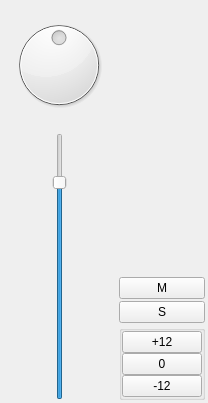
<?xml version="1.0" encoding="UTF-8"?>
<ui version="4.0">
 <class>BaseTrackView</class>
 <widget class="QWidget" name="BaseTrackView">
  <property name="geometry">
   <rect>
    <x>0</x>
    <y>0</y>
    <width>208</width>
    <height>403</height>
   </rect>
  </property>
  <property name="sizePolicy">
   <sizepolicy hsizetype="Maximum" vsizetype="Expanding">
    <horstretch>0</horstretch>
    <verstretch>1</verstretch>
   </sizepolicy>
  </property>
  <property name="windowTitle">
   <string>Form</string>
  </property>
  <property name="styleSheet">
   <string notr="true"/>
  </property>
  <layout class="QVBoxLayout" name="mainLayout">
   <property name="spacing">
    <number>3</number>
   </property>
   <property name="leftMargin">
    <number>3</number>
   </property>
   <property name="topMargin">
    <number>3</number>
   </property>
   <property name="rightMargin">
    <number>3</number>
   </property>
   <property name="bottomMargin">
    <number>3</number>
   </property>
   <item>
    <widget class="QWidget" name="mainWidget" native="true">
     <property name="sizePolicy">
      <sizepolicy hsizetype="Preferred" vsizetype="MinimumExpanding">
       <horstretch>0</horstretch>
       <verstretch>1</verstretch>
      </sizepolicy>
     </property>
     <layout class="QHBoxLayout" name="horizontalLayout">
      <property name="spacing">
       <number>3</number>
      </property>
      <property name="leftMargin">
       <number>0</number>
      </property>
      <property name="topMargin">
       <number>12</number>
      </property>
      <property name="rightMargin">
       <number>0</number>
      </property>
      <property name="bottomMargin">
       <number>0</number>
      </property>
      <item>
       <widget class="QWidget" name="leftWidget" native="true">
        <layout class="QGridLayout" name="gridLayout_2">
         <property name="leftMargin">
          <number>0</number>
         </property>
         <property name="topMargin">
          <number>0</number>
         </property>
         <property name="rightMargin">
          <number>0</number>
         </property>
         <property name="bottomMargin">
          <number>0</number>
         </property>
         <property name="horizontalSpacing">
          <number>0</number>
         </property>
         <item row="2" column="1" alignment="Qt::AlignHCenter">
          <widget class="QSlider" name="levelSlider">
           <property name="sizePolicy">
            <sizepolicy hsizetype="Fixed" vsizetype="Expanding">
             <horstretch>1</horstretch>
             <verstretch>1</verstretch>
            </sizepolicy>
           </property>
           <property name="cursor">
            <cursorShape>PointingHandCursor</cursorShape>
           </property>
           <property name="accessibleDescription">
            <string>This is the volume slider, Moove up to increase the volume or down to decrease it </string>
           </property>
           <property name="maximum">
            <number>120</number>
           </property>
           <property name="value">
            <number>100</number>
           </property>
           <property name="orientation">
            <enum>Qt::Vertical</enum>
           </property>
           <property name="tickPosition">
            <enum>QSlider::NoTicks</enum>
           </property>
           <property name="tickInterval">
            <number>0</number>
           </property>
          </widget>
         </item>
         <item row="1" column="0" colspan="2">
          <spacer name="panSpacer">
           <property name="orientation">
            <enum>Qt::Vertical</enum>
           </property>
           <property name="sizeType">
            <enum>QSizePolicy::Fixed</enum>
           </property>
           <property name="sizeHint" stdset="0">
            <size>
             <width>20</width>
             <height>12</height>
            </size>
           </property>
          </spacer>
         </item>
         <item row="0" column="0" colspan="2">
          <widget class="QWidget" name="panPanel" native="true">
           <property name="styleSheet">
            <string notr="true"/>
           </property>
           <layout class="QGridLayout" name="gridLayout">
            <property name="leftMargin">
             <number>0</number>
            </property>
            <property name="topMargin">
             <number>0</number>
            </property>
            <property name="rightMargin">
             <number>0</number>
            </property>
            <property name="bottomMargin">
             <number>0</number>
            </property>
            <property name="spacing">
             <number>0</number>
            </property>
            <item row="1" column="1" alignment="Qt::AlignRight">
             <widget class="QLabel" name="labelPanL">
              <property name="sizePolicy">
               <sizepolicy hsizetype="MinimumExpanding" vsizetype="Preferred">
                <horstretch>0</horstretch>
                <verstretch>0</verstretch>
               </sizepolicy>
              </property>
              <property name="minimumSize">
               <size>
                <width>26</width>
                <height>0</height>
               </size>
              </property>
              <property name="maximumSize">
               <size>
                <width>32</width>
                <height>16777215</height>
               </size>
              </property>
              <property name="text">
               <string>L</string>
              </property>
              <property name="alignment">
               <set>Qt::AlignLeading|Qt::AlignLeft|Qt::AlignVCenter</set>
              </property>
             </widget>
            </item>
            <item row="1" column="2" alignment="Qt::AlignLeft">
             <widget class="QLabel" name="labelPanR">
              <property name="sizePolicy">
               <sizepolicy hsizetype="MinimumExpanding" vsizetype="Preferred">
                <horstretch>0</horstretch>
                <verstretch>0</verstretch>
               </sizepolicy>
              </property>
              <property name="minimumSize">
               <size>
                <width>26</width>
                <height>0</height>
               </size>
              </property>
              <property name="maximumSize">
               <size>
                <width>32</width>
                <height>16777215</height>
               </size>
              </property>
              <property name="text">
               <string>R</string>
              </property>
              <property name="alignment">
               <set>Qt::AlignRight|Qt::AlignTrailing|Qt::AlignVCenter</set>
              </property>
             </widget>
            </item>
            <item row="0" column="1" rowspan="2" colspan="2" alignment="Qt::AlignHCenter">
             <widget class="QDial" name="panSlider">
              <property name="cursor">
               <cursorShape>PointingHandCursor</cursorShape>
              </property>
              <property name="accessibleDescription">
               <string>This is the Pan knob</string>
              </property>
              <property name="minimum">
               <number>-4</number>
              </property>
              <property name="maximum">
               <number>4</number>
              </property>
              <property name="pageStep">
               <number>1</number>
              </property>
              <property name="tracking">
               <bool>false</bool>
              </property>
              <property name="wrapping">
               <bool>false</bool>
              </property>
              <property name="notchesVisible">
               <bool>false</bool>
              </property>
             </widget>
            </item>
           </layout>
          </widget>
         </item>
        </layout>
       </widget>
      </item>
      <item>
       <widget class="QWidget" name="rightWidget" native="true">
        <property name="sizePolicy">
         <sizepolicy hsizetype="Maximum" vsizetype="Preferred">
          <horstretch>0</horstretch>
          <verstretch>0</verstretch>
         </sizepolicy>
        </property>
        <property name="styleSheet">
         <string notr="true"/>
        </property>
        <layout class="QVBoxLayout" name="verticalLayout_2">
         <property name="spacing">
          <number>2</number>
         </property>
         <property name="leftMargin">
          <number>0</number>
         </property>
         <property name="topMargin">
          <number>0</number>
         </property>
         <property name="rightMargin">
          <number>0</number>
         </property>
         <property name="bottomMargin">
          <number>0</number>
         </property>
         <item>
          <widget class="QWidget" name="metersWidget" native="true">
           <property name="sizePolicy">
            <sizepolicy hsizetype="Preferred" vsizetype="Preferred">
             <horstretch>0</horstretch>
             <verstretch>1</verstretch>
            </sizepolicy>
           </property>
           <layout class="QHBoxLayout" name="horizontalLayout_2">
            <property name="spacing">
             <number>1</number>
            </property>
            <property name="leftMargin">
             <number>0</number>
            </property>
            <property name="topMargin">
             <number>0</number>
            </property>
            <property name="rightMargin">
             <number>0</number>
            </property>
            <property name="bottomMargin">
             <number>0</number>
            </property>
            <item alignment="Qt::AlignLeft">
             <widget class="PeakMeter" name="peakMeterLeft" native="true">
              <property name="sizePolicy">
               <sizepolicy hsizetype="Preferred" vsizetype="Preferred">
                <horstretch>0</horstretch>
                <verstretch>0</verstretch>
               </sizepolicy>
              </property>
              <property name="accessibleDescription">
               <string>This is the peak meter left </string>
              </property>
             </widget>
            </item>
            <item alignment="Qt::AlignRight">
             <widget class="PeakMeter" name="peakMeterRight" native="true">
              <property name="sizePolicy">
               <sizepolicy hsizetype="Preferred" vsizetype="Preferred">
                <horstretch>0</horstretch>
                <verstretch>0</verstretch>
               </sizepolicy>
              </property>
              <property name="accessibleDescription">
               <string>This is the peak meter right </string>
              </property>
             </widget>
            </item>
           </layout>
          </widget>
         </item>
         <item>
          <widget class="QLabel" name="peaksDbLabel">
           <property name="sizePolicy">
            <sizepolicy hsizetype="Minimum" vsizetype="Maximum">
             <horstretch>0</horstretch>
             <verstretch>0</verstretch>
            </sizepolicy>
           </property>
           <property name="text">
            <string/>
           </property>
          </widget>
         </item>
         <item>
          <widget class="QPushButton" name="muteButton">
           <property name="enabled">
            <bool>true</bool>
           </property>
           <property name="cursor">
            <cursorShape>PointingHandCursor</cursorShape>
           </property>
           <property name="toolTip">
            <string>mute</string>
           </property>
           <property name="accessibleDescription">
            <string>This is the mute button</string>
           </property>
           <property name="layoutDirection">
            <enum>Qt::LeftToRight</enum>
           </property>
           <property name="text">
            <string>M</string>
           </property>
           <property name="iconSize">
            <size>
             <width>0</width>
             <height>0</height>
            </size>
           </property>
           <property name="checkable">
            <bool>true</bool>
           </property>
          </widget>
         </item>
         <item>
          <widget class="QPushButton" name="soloButton">
           <property name="cursor">
            <cursorShape>PointingHandCursor</cursorShape>
           </property>
           <property name="toolTip">
            <string>solo</string>
           </property>
           <property name="accessibleDescription">
            <string>this is the solo mode button</string>
           </property>
           <property name="layoutDirection">
            <enum>Qt::LeftToRight</enum>
           </property>
           <property name="text">
            <string>S</string>
           </property>
           <property name="checkable">
            <bool>true</bool>
           </property>
          </widget>
         </item>
         <item>
          <widget class="QGroupBox" name="boostPanel">
           <property name="styleSheet">
            <string notr="true"/>
           </property>
           <property name="title">
            <string/>
           </property>
           <layout class="QVBoxLayout" name="verticalLayout">
            <property name="spacing">
             <number>0</number>
            </property>
            <property name="leftMargin">
             <number>0</number>
            </property>
            <property name="topMargin">
             <number>0</number>
            </property>
            <property name="rightMargin">
             <number>0</number>
            </property>
            <property name="bottomMargin">
             <number>0</number>
            </property>
            <item>
             <widget class="QPushButton" name="buttonBoostPlus12">
              <property name="cursor">
               <cursorShape>PointingHandCursor</cursorShape>
              </property>
              <property name="toolTip">
               <string>+12 db boost</string>
              </property>
              <property name="accessibleDescription">
               <string>this is the +12 decibel button</string>
              </property>
              <property name="text">
               <string>+12</string>
              </property>
              <property name="checkable">
               <bool>true</bool>
              </property>
             </widget>
            </item>
            <item>
             <widget class="QPushButton" name="buttonBoostZero">
              <property name="cursor">
               <cursorShape>PointingHandCursor</cursorShape>
              </property>
              <property name="toolTip">
               <string>no boost</string>
              </property>
              <property name="accessibleDescription">
               <string>This is the zero decibel button</string>
              </property>
              <property name="text">
               <string>0</string>
              </property>
              <property name="checkable">
               <bool>true</bool>
              </property>
             </widget>
            </item>
            <item>
             <widget class="QPushButton" name="buttonBoostMinus12">
              <property name="cursor">
               <cursorShape>PointingHandCursor</cursorShape>
              </property>
              <property name="toolTip">
               <string>-12 db boost</string>
              </property>
              <property name="accessibleDescription">
               <string>This is -12 decibels button</string>
              </property>
              <property name="text">
               <string>-12</string>
              </property>
              <property name="checkable">
               <bool>true</bool>
              </property>
             </widget>
            </item>
           </layout>
          </widget>
         </item>
        </layout>
       </widget>
      </item>
     </layout>
    </widget>
   </item>
  </layout>
 </widget>
 <customwidgets>
  <customwidget>
   <class>PeakMeter</class>
   <extends>QWidget</extends>
   <header>peakmeter.h</header>
   <container>1</container>
  </customwidget>
 </customwidgets>
 <resources/>
 <connections/>
</ui>
